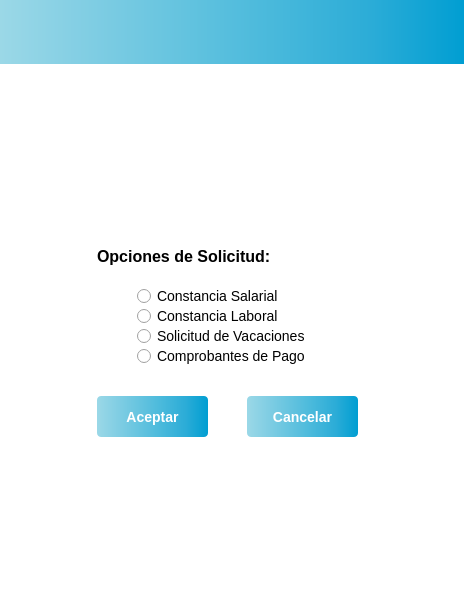
<?xml version="1.0" encoding="UTF-8"?>
<ui version="4.0">
 <class>UsuarioSolicitudes</class>
 <widget class="QWidget" name="UsuarioSolicitudes">
  <property name="geometry">
   <rect>
    <x>0</x>
    <y>0</y>
    <width>464</width>
    <height>600</height>
   </rect>
  </property>
  <property name="windowTitle">
   <string>UsuarioSolicitudes</string>
  </property>
  <property name="styleSheet">
   <string notr="true">/*
#menuForm { 
background: rba(0, 0, 0, 80);
border-radius: 8px;
}
*/
#UsuarioSolicitudes {background: rgba(255, 255, 255, 1)}
#topPanel {
background-color: qlineargradient(spread:pad, x1:0, y1:0, x2:1, y2:0, stop:0 #9bd8e7, stop:0.2 #7fcde3, stop:0.4 #63c3df, stop:0.6 #47b8db, stop:0.8 #2bacd7, stop:1 #009ed2);
}

/*
#loginButton {
color: black;
backgroun-color: #27a9e3;
border-width: 0px;
border-radius: 3px;
}
*/
</string>
  </property>
  <layout class="QVBoxLayout" name="verticalLayout">
   <property name="leftMargin">
    <number>0</number>
   </property>
   <property name="topMargin">
    <number>0</number>
   </property>
   <property name="rightMargin">
    <number>0</number>
   </property>
   <property name="bottomMargin">
    <number>0</number>
   </property>
   <item>
    <widget class="QWidget" name="topPanel" native="true">
     <layout class="QHBoxLayout" name="horizontalLayout_3">
      <property name="topMargin">
       <number>55</number>
      </property>
     </layout>
    </widget>
   </item>
   <item>
    <layout class="QHBoxLayout" name="horizontalLayout_4">
     <property name="topMargin">
      <number>0</number>
     </property>
     <item>
      <widget class="QLabel" name="label">
       <property name="sizePolicy">
        <sizepolicy hsizetype="Fixed" vsizetype="Fixed">
         <horstretch>0</horstretch>
         <verstretch>0</verstretch>
        </sizepolicy>
       </property>
       <property name="minimumSize">
        <size>
         <width>150</width>
         <height>150</height>
        </size>
       </property>
       <property name="styleSheet">
        <string notr="true"/>
       </property>
       <property name="text">
        <string/>
       </property>
       <property name="pixmap">
        <pixmap resource="resources.qrc">:/logo/Images/Logo3.png</pixmap>
       </property>
      </widget>
     </item>
    </layout>
   </item>
   <item>
    <spacer name="verticalSpacer_2">
     <property name="orientation">
      <enum>Qt::Vertical</enum>
     </property>
     <property name="sizeType">
      <enum>QSizePolicy::Fixed</enum>
     </property>
     <property name="sizeHint" stdset="0">
      <size>
       <width>20</width>
       <height>20</height>
      </size>
     </property>
    </spacer>
   </item>
   <item>
    <layout class="QHBoxLayout" name="horizontalLayout_5">
     <property name="topMargin">
      <number>0</number>
     </property>
     <item>
      <widget class="QFrame" name="menuForm">
       <property name="sizePolicy">
        <sizepolicy hsizetype="Fixed" vsizetype="Fixed">
         <horstretch>0</horstretch>
         <verstretch>0</verstretch>
        </sizepolicy>
       </property>
       <property name="minimumSize">
        <size>
         <width>350</width>
         <height>200</height>
        </size>
       </property>
       <widget class="QRadioButton" name="radioButton_3">
        <property name="geometry">
         <rect>
          <x>80</x>
          <y>80</y>
          <width>181</width>
          <height>20</height>
         </rect>
        </property>
        <property name="styleSheet">
         <string notr="true">font: large &quot;Arial&quot;;
font-size: 14px;</string>
        </property>
        <property name="text">
         <string>Solicitud de Vacaciones</string>
        </property>
       </widget>
       <widget class="QRadioButton" name="radioButton_4">
        <property name="geometry">
         <rect>
          <x>80</x>
          <y>100</y>
          <width>181</width>
          <height>20</height>
         </rect>
        </property>
        <property name="styleSheet">
         <string notr="true">font: large &quot;Arial&quot;;
font-size: 14px;</string>
        </property>
        <property name="text">
         <string>Comprobantes de Pago</string>
        </property>
       </widget>
       <widget class="QRadioButton" name="radioButton_2">
        <property name="geometry">
         <rect>
          <x>80</x>
          <y>60</y>
          <width>151</width>
          <height>20</height>
         </rect>
        </property>
        <property name="sizePolicy">
         <sizepolicy hsizetype="Ignored" vsizetype="MinimumExpanding">
          <horstretch>0</horstretch>
          <verstretch>0</verstretch>
         </sizepolicy>
        </property>
        <property name="styleSheet">
         <string notr="true">font: large &quot;Arial&quot;;
font-size: 14px;</string>
        </property>
        <property name="text">
         <string>Constancia Laboral</string>
        </property>
       </widget>
       <widget class="QRadioButton" name="radioButton_1">
        <property name="geometry">
         <rect>
          <x>80</x>
          <y>40</y>
          <width>151</width>
          <height>20</height>
         </rect>
        </property>
        <property name="styleSheet">
         <string notr="true">font: large &quot;Arial&quot;;
font-size: 14px;</string>
        </property>
        <property name="text">
         <string>Constancia Salarial</string>
        </property>
       </widget>
       <widget class="QLabel" name="label_2">
        <property name="geometry">
         <rect>
          <x>40</x>
          <y>0</y>
          <width>181</width>
          <height>21</height>
         </rect>
        </property>
        <property name="styleSheet">
         <string notr="true">font: large &quot;Arial&quot;;
font-size: 16px;
font-weight: bold;</string>
        </property>
        <property name="text">
         <string>Opciones de Solicitud:</string>
        </property>
       </widget>
       <widget class="QPushButton" name="acceptButton">
        <property name="geometry">
         <rect>
          <x>40</x>
          <y>150</y>
          <width>111</width>
          <height>41</height>
         </rect>
        </property>
        <property name="styleSheet">
         <string notr="true">#acceptButton {
background-color: qlineargradient(spread:pad, x1:0, y1:0, x2:1, y2:0, stop:0 #9bd8e7, stop:0.2 #7fcde3, stop:0.4 #63c3df, stop:0.6 #47b8db, stop:0.8 #2bacd7, stop:1 #009ed2);
border: none;
color: #fff;
padding: 10px 20px;
border-radius: 4px;
font-weight: 1000;
font-family: &quot;Arial Black&quot;, sans-serif;
font-weight: bold;
font-size: 14px;
}

#acceptButton:pressed {
background-color: #cccccc;
}

#acceptButton:checked {
background-color: #cccccc;
}</string>
        </property>
        <property name="text">
         <string>Aceptar</string>
        </property>
       </widget>
       <widget class="QPushButton" name="cancelButton">
        <property name="geometry">
         <rect>
          <x>190</x>
          <y>150</y>
          <width>111</width>
          <height>41</height>
         </rect>
        </property>
        <property name="styleSheet">
         <string notr="true">#cancelButton {
background-color: qlineargradient(spread:pad, x1:0, y1:0, x2:1, y2:0, stop:0 #9bd8e7, stop:0.2 #7fcde3, stop:0.4 #63c3df, stop:0.6 #47b8db, stop:0.8 #2bacd7, stop:1 #009ed2);
border: none;
color: #fff;
padding: 10px 20px;
border-radius: 4px;
font-weight: 1000;
font-family: &quot;Arial Black&quot;, sans-serif;
font-weight: bold;
font-size: 14px;
}

#cancelButton:pressed {
background-color: #cccccc;
}

#cancelButton:checked {
background-color: #cccccc;
}</string>
        </property>
        <property name="text">
         <string>Cancelar</string>
        </property>
       </widget>
      </widget>
     </item>
    </layout>
   </item>
   <item>
    <layout class="QHBoxLayout" name="horizontalLayout">
     <property name="topMargin">
      <number>20</number>
     </property>
     <item>
      <spacer name="horizontalSpacer">
       <property name="orientation">
        <enum>Qt::Horizontal</enum>
       </property>
       <property name="sizeType">
        <enum>QSizePolicy::Fixed</enum>
       </property>
       <property name="sizeHint" stdset="0">
        <size>
         <width>305</width>
         <height>20</height>
        </size>
       </property>
      </spacer>
     </item>
     <item>
      <widget class="QPushButton" name="logout">
       <property name="sizePolicy">
        <sizepolicy hsizetype="Fixed" vsizetype="Fixed">
         <horstretch>50</horstretch>
         <verstretch>50</verstretch>
        </sizepolicy>
       </property>
       <property name="styleSheet">
        <string notr="true">#logout {
background-color: white;
/*padding: 10px 20px;*/
border-radius: 4px;
}

#logout:pressed {
background-color: white;
}

#logout:checked {
background-color: white;
}</string>
       </property>
       <property name="text">
        <string/>
       </property>
       <property name="icon">
        <iconset resource="resources.qrc">
         <normaloff>:/icons/Images/logout.png</normaloff>:/icons/Images/logout.png</iconset>
       </property>
       <property name="iconSize">
        <size>
         <width>50</width>
         <height>40</height>
        </size>
       </property>
      </widget>
     </item>
    </layout>
   </item>
   <item>
    <spacer name="verticalSpacer">
     <property name="orientation">
      <enum>Qt::Vertical</enum>
     </property>
     <property name="sizeHint" stdset="0">
      <size>
       <width>20</width>
       <height>30</height>
      </size>
     </property>
    </spacer>
   </item>
  </layout>
 </widget>
 <resources>
  <include location="resources.qrc"/>
 </resources>
 <connections/>
</ui>
